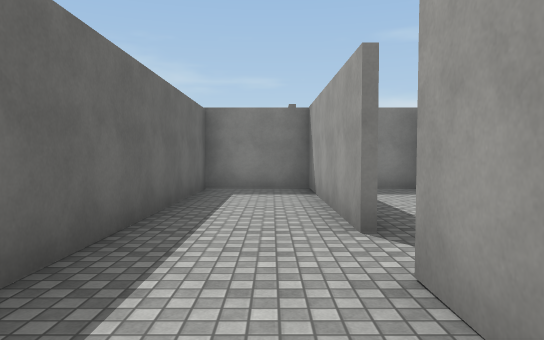
View 1 (above)

24 first-person views from a walk through a Unity game level. The camera is 1.4 m above the floor, tilts 2° down and sees 70° across. The floor is counted in squares, 2 m on a side. Each view is taken from the middle of a square. On the plan, view 1 faces up. The plan holds only what a view shows up to about 11 squares ahead; the rest is blank. The place goes on beyond the plan. The player character is not drawn. Surface patterns are stand-ins for the level's own textures.

View 2
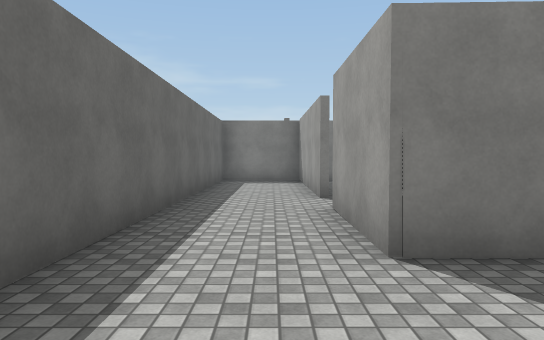

View 3
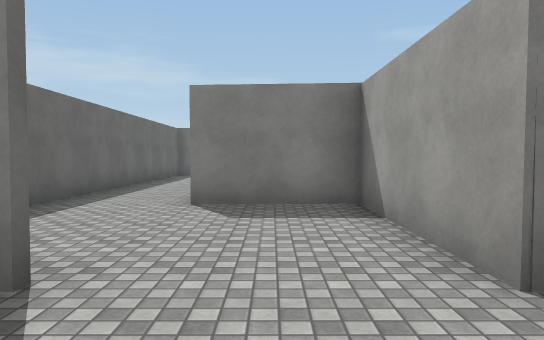

View 4
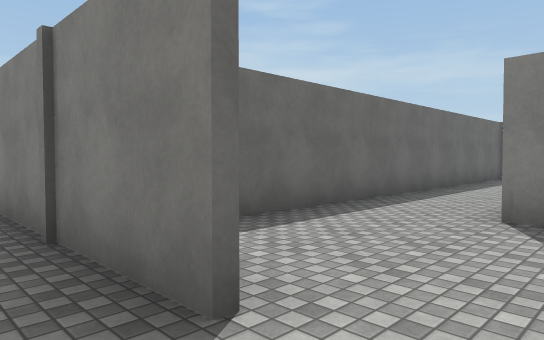

View 5
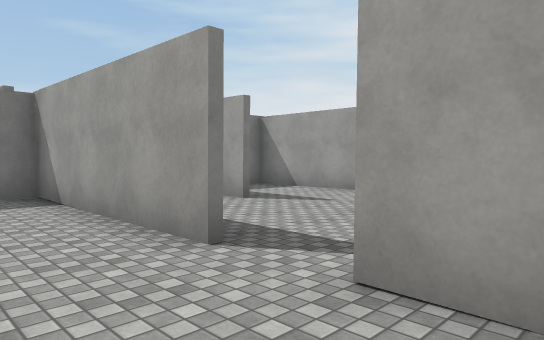

View 6
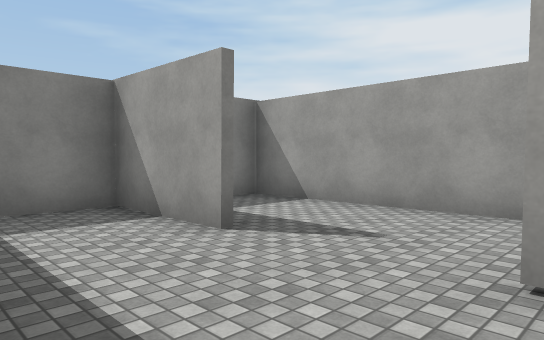

View 7
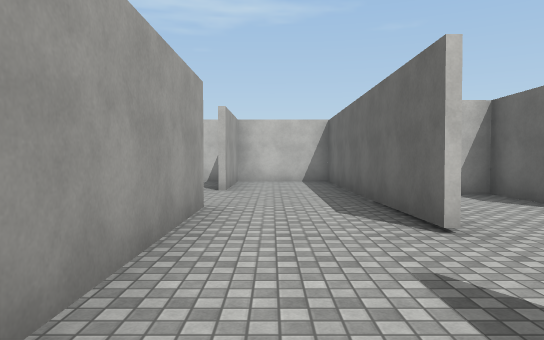

View 8
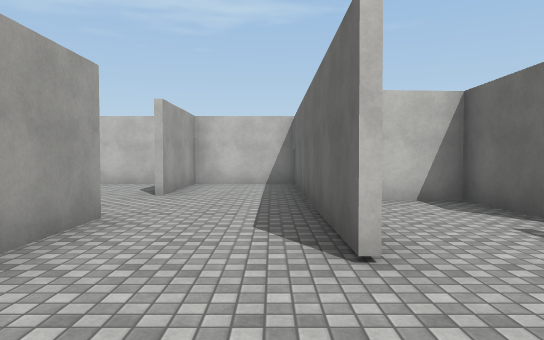

View 9
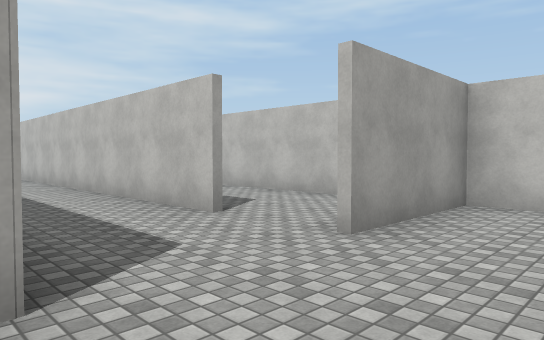

View 10
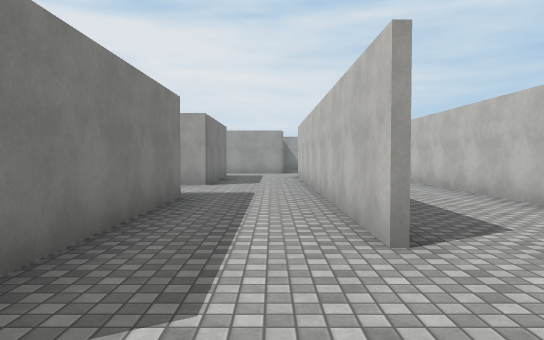

View 11
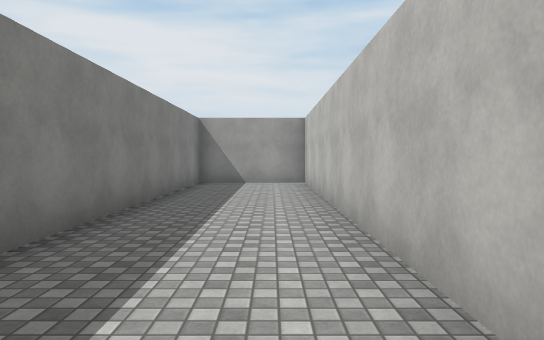

View 12
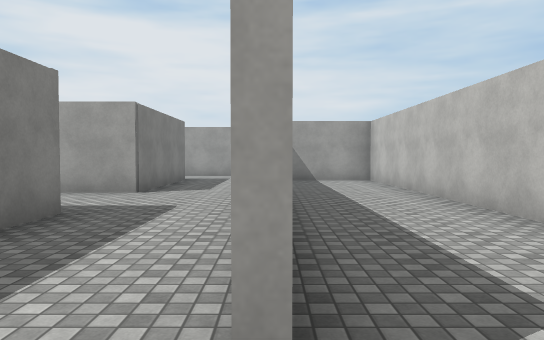

View 13
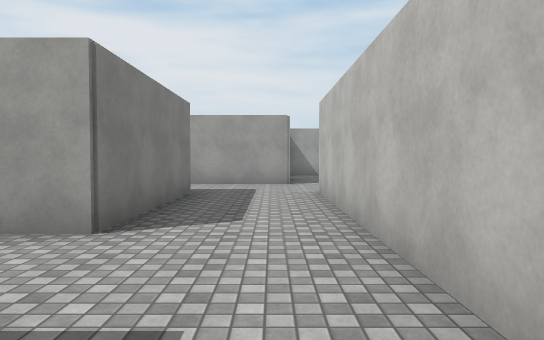

View 14
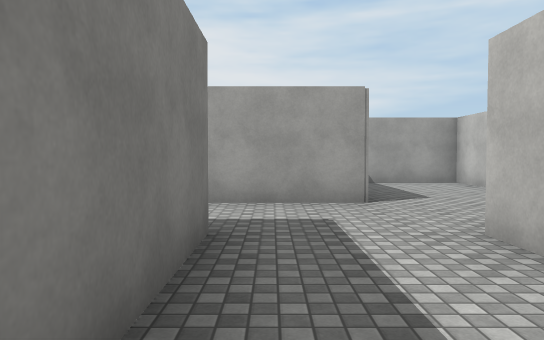

View 15
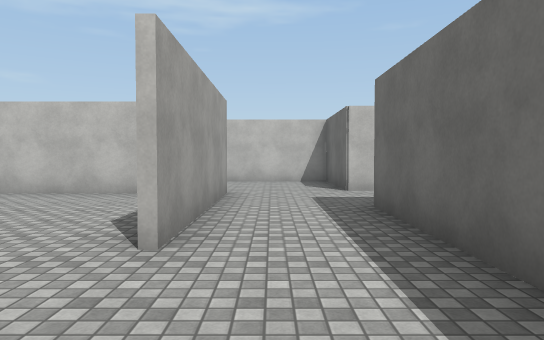

View 16
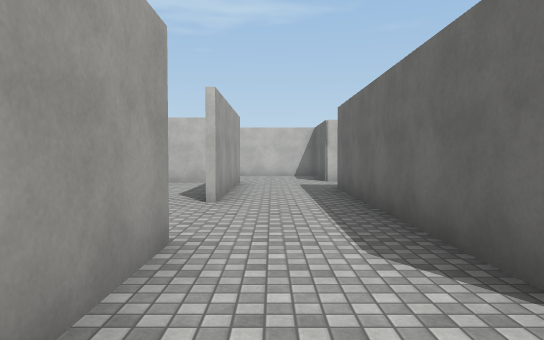

View 17
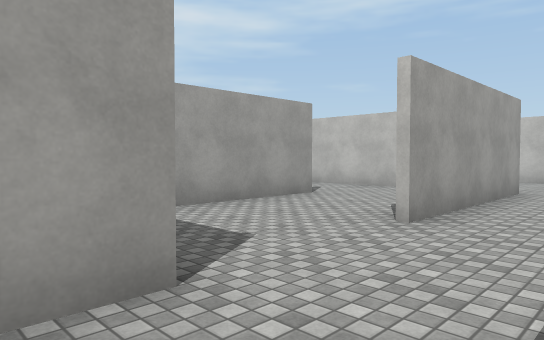

View 18
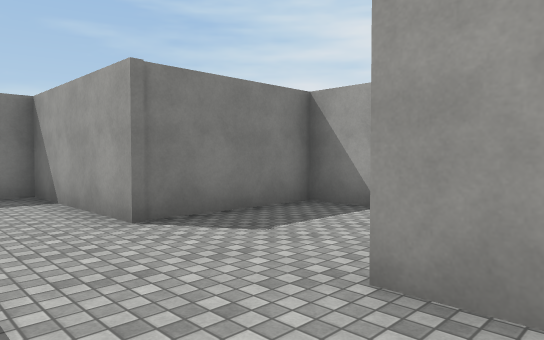

View 19
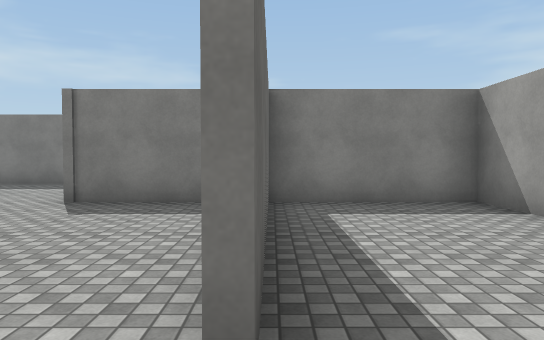

View 20
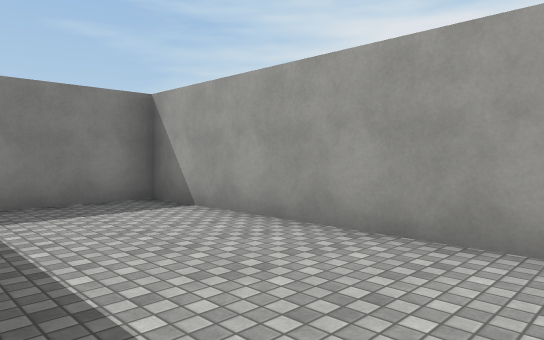

View 21
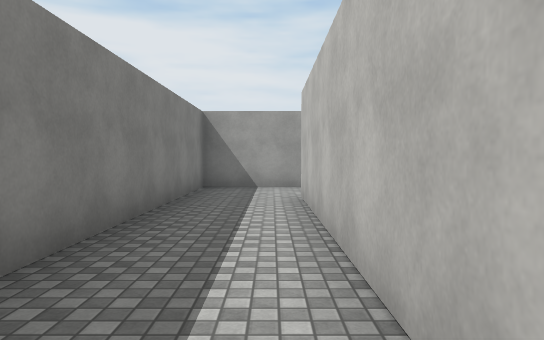

View 22
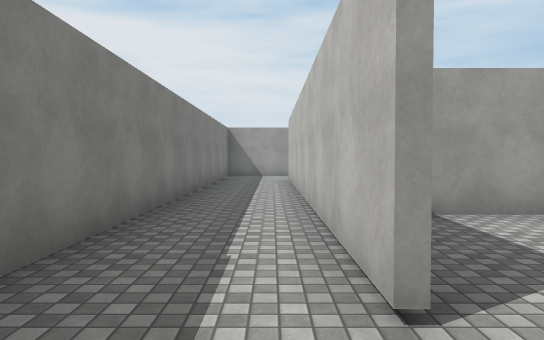

View 23
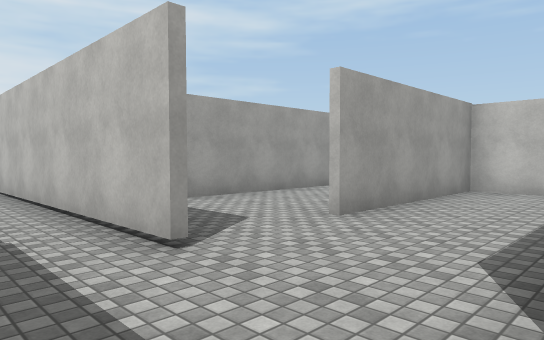

View 24
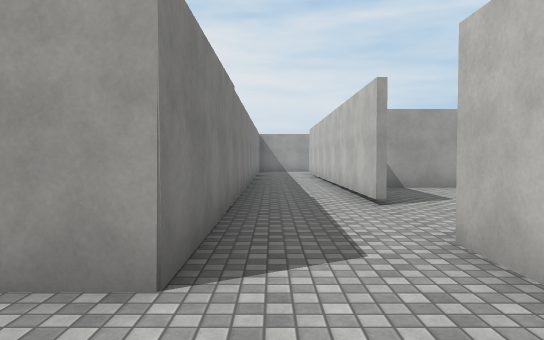

### Floor plan
Key: @ floor where view 1 was taken; # wall or solid block; . floor.
Columns run from 4 left of view 1 to 27 right of it. Each row starts with its distance up from view 1.
 11         .#################
 10        ..................#
  9         .................#
  8   #########..##########..#
  7   #..#.#..#.....#     #..#######
  6   #..#.#..#..#..#     #.....#..#
  5   #..#....#..#..#     #.....#..#
  4   #..#....#..#..#     #..#..#..#
  3   #....#..#..#..# .#  #..#..#..#
  2   #..#.#..#######..####..#.....#
  1   #..#.#.................#.....
  0   #.@###.................######
 -1   #....#..#.###########......#
 -2   #....#..#...........#......#
 -3   #....#..#...........#......#
 -4 #####..#######################
 -5    .....
 -6       .

Where each view was taken, in squares from view 1:
view 1: 0 up, 0 right, facing up
view 2: 3 down, 0 right, facing up
view 3: 6 down, 2 right, facing up
view 4: 5 down, 2 right, facing up-left
view 5: 1 up, 1 left, facing up-right
view 6: 3 up, 1 right, facing up-right
view 7: 7 up, 5 right, facing down
view 8: 6 up, 4 right, facing down
view 9: 2 up, 4 right, facing down-right
view 10: 0 up, 5 right, facing right
view 11: 3 down, 8 right, facing right
view 12: 1 down, 7 right, facing right
view 13: 0 up, 11 right, facing right
view 14: 1 up, 15 right, facing right
view 15: 7 up, 20 right, facing down
view 16: 10 up, 20 right, facing down
view 17: 8 up, 19 right, facing down-right
view 18: 3 up, 19 right, facing up-right
view 19: 1 up, 24 right, facing up
view 20: 1 up, 24 right, facing up-right
view 21: 9 up, 12 right, facing right
view 22: 9 up, 7 right, facing right
view 23: 10 up, 6 right, facing down-right
view 24: 10 up, 3 right, facing right
